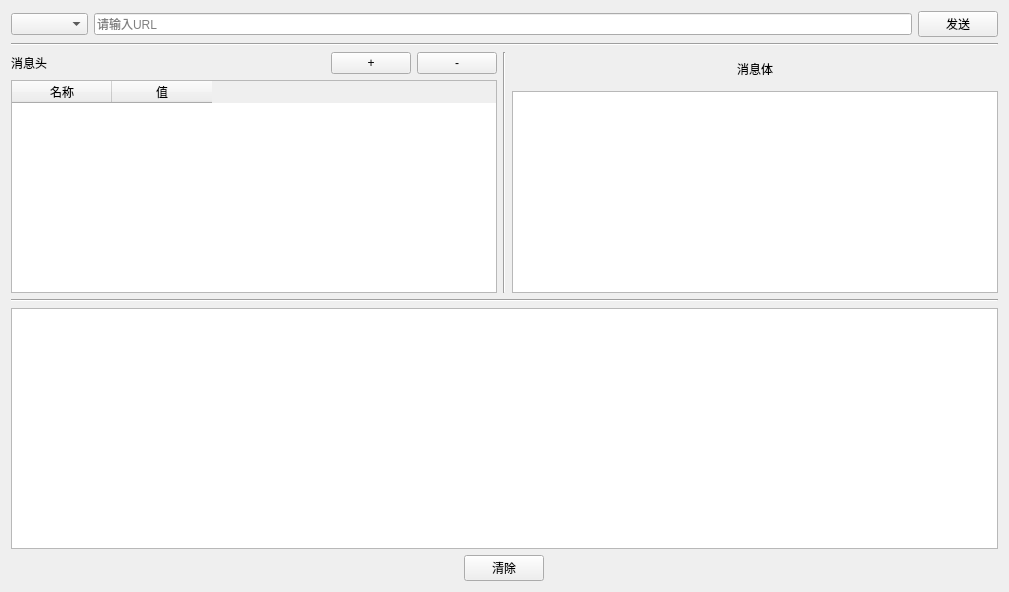
<?xml version="1.0" encoding="UTF-8"?>
<ui version="4.0">
 <class>Form</class>
 <widget class="QWidget" name="Form">
  <property name="geometry">
   <rect>
    <x>0</x>
    <y>0</y>
    <width>1009</width>
    <height>592</height>
   </rect>
  </property>
  <layout class="QVBoxLayout" name="verticalLayout_3">
   <item>
    <layout class="QHBoxLayout" name="horizontalLayout">
     <item>
      <widget class="QComboBox" name="comboBox">
       <property name="currentText">
        <string/>
       </property>
       <property name="placeholderText">
        <string>0</string>
       </property>
       <item>
        <property name="text">
         <string>GET</string>
        </property>
       </item>
       <item>
        <property name="text">
         <string>POST</string>
        </property>
       </item>
       <item>
        <property name="text">
         <string>PUT</string>
        </property>
       </item>
       <item>
        <property name="text">
         <string>DELETE</string>
        </property>
       </item>
      </widget>
     </item>
     <item>
      <widget class="QLineEdit" name="lineEdit">
       <property name="placeholderText">
        <string>请输入URL</string>
       </property>
      </widget>
     </item>
     <item>
      <widget class="QPushButton" name="pushButton">
       <property name="text">
        <string>发送</string>
       </property>
      </widget>
     </item>
    </layout>
   </item>
   <item>
    <widget class="Line" name="line">
     <property name="orientation">
      <enum>Qt::Horizontal</enum>
     </property>
    </widget>
   </item>
   <item>
    <layout class="QHBoxLayout" name="horizontalLayout_3">
     <item>
      <layout class="QVBoxLayout" name="verticalLayout_2">
       <item>
        <layout class="QHBoxLayout" name="horizontalLayout_2" stretch="0,0,0">
         <item>
          <widget class="QLabel" name="label">
           <property name="sizePolicy">
            <sizepolicy hsizetype="Preferred" vsizetype="Preferred">
             <horstretch>2</horstretch>
             <verstretch>0</verstretch>
            </sizepolicy>
           </property>
           <property name="text">
            <string>消息头</string>
           </property>
          </widget>
         </item>
         <item>
          <widget class="QPushButton" name="pushButton_2">
           <property name="sizePolicy">
            <sizepolicy hsizetype="Fixed" vsizetype="Fixed">
             <horstretch>1</horstretch>
             <verstretch>0</verstretch>
            </sizepolicy>
           </property>
           <property name="text">
            <string>+</string>
           </property>
          </widget>
         </item>
         <item>
          <widget class="QPushButton" name="pushButton_3">
           <property name="sizePolicy">
            <sizepolicy hsizetype="Fixed" vsizetype="Fixed">
             <horstretch>1</horstretch>
             <verstretch>0</verstretch>
            </sizepolicy>
           </property>
           <property name="text">
            <string>-</string>
           </property>
          </widget>
         </item>
        </layout>
       </item>
       <item>
        <widget class="QTableWidget" name="tableWidget">
         <column>
          <property name="text">
           <string>名称</string>
          </property>
         </column>
         <column>
          <property name="text">
           <string>值</string>
          </property>
         </column>
        </widget>
       </item>
      </layout>
     </item>
     <item>
      <widget class="Line" name="line_3">
       <property name="orientation">
        <enum>Qt::Vertical</enum>
       </property>
      </widget>
     </item>
     <item>
      <layout class="QVBoxLayout" name="verticalLayout">
       <item>
        <layout class="QHBoxLayout" name="horizontalLayout_5">
         <property name="topMargin">
          <number>8</number>
         </property>
         <property name="bottomMargin">
          <number>7</number>
         </property>
         <item>
          <widget class="QLabel" name="label_2">
           <property name="sizePolicy">
            <sizepolicy hsizetype="Fixed" vsizetype="Preferred">
             <horstretch>0</horstretch>
             <verstretch>0</verstretch>
            </sizepolicy>
           </property>
           <property name="text">
            <string>消息体</string>
           </property>
          </widget>
         </item>
        </layout>
       </item>
       <item>
        <widget class="QTextEdit" name="textEdit"/>
       </item>
      </layout>
     </item>
    </layout>
   </item>
   <item>
    <widget class="Line" name="line_2">
     <property name="orientation">
      <enum>Qt::Horizontal</enum>
     </property>
    </widget>
   </item>
   <item>
    <widget class="QTextEdit" name="textEdit_2"/>
   </item>
   <item>
    <layout class="QHBoxLayout" name="horizontalLayout_4">
     <item>
      <widget class="QPushButton" name="pushButton_4">
       <property name="sizePolicy">
        <sizepolicy hsizetype="Fixed" vsizetype="Fixed">
         <horstretch>0</horstretch>
         <verstretch>0</verstretch>
        </sizepolicy>
       </property>
       <property name="text">
        <string>清除</string>
       </property>
      </widget>
     </item>
    </layout>
   </item>
  </layout>
 </widget>
 <resources/>
 <connections/>
</ui>
